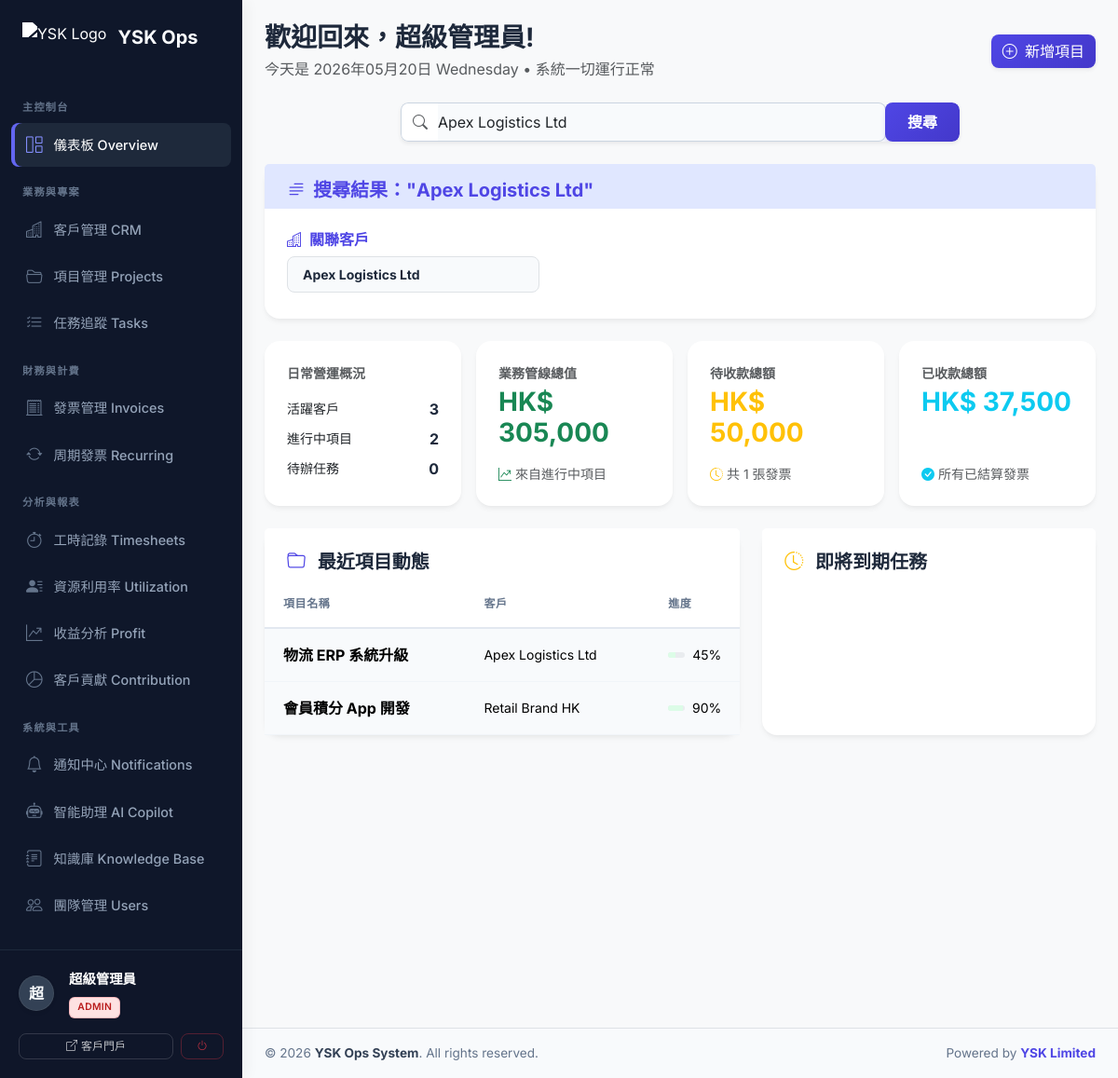
The app's page /index.php?global_search=Apex Logistics Ltd (signed in) with its own data.
### tables this page shows
CREATE TABLE clients (
    id INT AUTO_INCREMENT PRIMARY KEY,
    username VARCHAR(50) UNIQUE,
    password_hash VARCHAR(255),
    company_name VARCHAR(150) NOT NULL,
    contact_person VARCHAR(100),
    email VARCHAR(100),
    phone VARCHAR(20),
    address TEXT,
    notes TEXT,
    status ENUM('active', 'inactive', 'lead') DEFAULT 'active',
    created_at TIMESTAMP DEFAULT CURRENT_TIMESTAMP,
    updated_at TIMESTAMP DEFAULT CURRENT_TIMESTAMP ON UPDATE CURRENT_TIMESTAMP,
    FULLTEXT KEY ft_clients (company_name, contact_person, email, notes)
);

CREATE TABLE projects (
    id INT AUTO_INCREMENT PRIMARY KEY,
    client_id INT NOT NULL,
    title VARCHAR(200) NOT NULL,
    description TEXT,
    service_type ENUM('ai_automation', 'app_development', 'cloud_security', 'web3_blockchain', 'other') NOT NULL,
    status ENUM('planning', 'in_progress', 'review', 'completed', 'on_hold', 'cancelled') DEFAULT 'planning',
    start_date DATE,
    end_date DATE,
    budget DECIMAL(12,2) DEFAULT 0,
    progress_percent INT DEFAULT 0 CHECK (progress_percent BETWEEN 0 AND 100),
    assigned_pm_id INT,
    created_by INT,
    created_at TIMESTAMP DEFAULT CURRENT_TIMESTAMP,
    updated_at TIMESTAMP DEFAULT CURRENT_TIMESTAMP ON UPDATE CURRENT_TIMESTAMP,
    FOREIGN KEY (client_id) REFERENCES clients(id) ON DELETE CASCADE,
    FOREIGN KEY (assigned_pm_id) REFERENCES users(id) ON DELETE SET NULL,
    FOREIGN KEY (created_by) REFERENCES users(id) ON DELETE SET NULL,
    FULLTEXT KEY ft_projects (title, description)
);

### index.php (the view, shortened to what the rows shown need)
<?php
require_once 'includes/db.php';
require_once 'includes/auth.php';
$login_error = '';
$show_login = true;
if (is_logged_in()) {
    $show_login = false;
    $user = current_user();
    $global_search = trim($_GET['global_search'] ?? '');
    $global_results = [];
    if ($global_search) {
        $global_results['clients'] = db_fetch_all(
            "SELECT id, company_name, contact_person, email FROM clients
             WHERE company_name LIKE ? OR contact_person LIKE ? OR email LIKE ? LIMIT 5",
            ["%$global_search%", "%$global_search%", "%$global_search%"]
        );
        $global_results['projects'] = db_fetch_all(
            "SELECT p.id, p.title, p.status, c.company_name
             FROM projects p LEFT JOIN clients c ON p.client_id = c.id
             WHERE p.title LIKE ? OR p.description LIKE ? OR c.company_name LIKE ? LIMIT 5",
            ["%$global_search%", "%$global_search%", "%$global_search%"]
        );
        $global_results['invoices'] = db_fetch_all(
            "SELECT i.id, i.invoice_number, i.total_amount, i.status, c.company_name
             FROM invoices i LEFT JOIN clients c ON i.client_id = c.id
             WHERE i.invoice_number LIKE ? OR c.company_name LIKE ? LIMIT 5",
            ["%$global_search%", "%$global_search%"]
        );
    }
    $recent_projects = db_fetch_all("
        SELECT p.*, c.company_name FROM projects p JOIN clients c ON p.client_id = c.id ORDER BY p.updated_at DESC LIMIT 5
    ");
}
include 'includes/header.php';
?>
<?php if ($show_login): ?>
    <style>
        body {
            background: linear-gradient(135deg, #0f172a 0%, #1e1b4b 100%) !important;
            min-height: 100vh; display: flex !important; align-items: center !important; justify-content: center !important; padding: 20px;
        }
        .login-card { background: #ffffff; border-radius: 16px; box-shadow: 0 25px 50px -12px rgba(0,0,0,0.35); border: none; width: 100%; max-width: 440px; z-index: 10; }
        .login-input-group .input-group-text { background-color: #f8fafc; color: #94a3b8; }
        .login-form-control:focus { box-shadow: none; border-color: #6366f1; }
        .btn-indigo { background: linear-gradient(135deg, #4f46e5 0%, #6366f1 100%); color: white; border: none; padding: 12px; font-weight: 600; transition: 0.2s; }
        .btn-indigo:hover { background: linear-gradient(135deg, #3730a3 0%, #4f46e5 100%); color: white; box-shadow: 0 4px 12px rgba(79, 70, 229, 0.3); }
    </style>
    <div class="login-card shadow-lg my-auto">
        <div class="p-4 p-md-5">
            <div class="text-center mb-4">
                <img src="https://ysk.hk/logo.svg" alt="YSK Logo" style="height: 48px; width: auto; margin-bottom: 16px;">
                <h4 class="fw-bold" style="color: #1e293b;">YSK 業務運作系統</h4>
                <p class="text-muted small mb-0">內部核心管理與營運分析平台</p>
            </div>
            <?php if ($login_error): ?>
                <div class="alert alert-danger border-0 small py-2 shadow-sm"><i class="bi bi-exclamation-circle me-2"></i><?= htmlspecialchars($login_error) ?></div>
            <?php endif; ?>
            <form method="POST">
                <input type="hidden" name="login" value="1">
                <div class="mb-3">
                    <label class="form-label fw-semibold small mb-1" style="color: #475569;">使用者名稱</label>
                    <div class="input-group login-input-group">
                        <span class="input-group-text"><i class="bi bi-person"></i></span>
                        <input type="text" name="username" class="form-control login-form-control shadow-none border-start-0 ps-0" value="admin" required>
                    </div>
                </div>
                <div class="mb-4">
                    <label class="form-label fw-semibold small mb-1" style="color: #475569;">安全密碼</label>
                    <div class="input-group login-input-group">
                        <span class="input-group-text"><i class="bi bi-lock"></i></span>
                        <input type="password" name="password" class="form-control login-form-control shadow-none border-start-0 ps-0" value="admin123" required>
                    </div>
                    <div class="form-text mt-2" style="font-size: 0.75rem; color: #94a3b8;"><i class="bi bi-shield-lock me-1"></i>測試環境：admin / admin123</div>
                </div>
                <button type="submit" class="btn btn-indigo w-100 rounded-3 shadow-sm py-2">
                    安全登入 <i class="bi bi-arrow-right-short ms-1"></i>
                </button>
            </form>
        </div>
    </div>
<?php else: ?>
    <div class="d-flex align-items-stretch" style="min-height: 100vh; width: 100%;">
        <div class="flex-grow-1 d-flex flex-column" style="background-color: #f8f9fa; min-width: 0;">
            <div class="p-3 p-md-4 flex-grow-1">
                <div class="d-flex flex-column flex-md-row justify-content-between align-items-md-center mb-4 gap-3">
                    <div class="d-flex align-items-center">
                        <div>
                            <h1 class="h3 fw-bold mb-1" style="color: #1e293b;">歡迎回來，<?= htmlspecialchars(explode(' ', $user['full_name'] ?? 'Team')[0]) ?>!</h1>
                        </div>
                    </div>
                </div>
                <?php if ($global_search): ?>
                <div class="card mb-4 border-0 shadow-sm">
                    <div class="card-body p-4">
                        <div class="row g-3">
                            <?php if (!empty($global_results['clients'])): ?>
                            <div class="col-md-4">
                                <div class="list-group shadow-none">
                                    <?php foreach ($global_results['clients'] as $c): ?>
                                    <a href="clients.php?search=<?= urlencode($c['company_name'] ?? '') ?>" class="list-group-item list-group-item-action border rounded-3 mb-1">
                                        <div class="fw-bold text-slate-800 small"><?= htmlspecialchars($c['company_name'] ?? '') ?></div>
                                    </a>
                                    <?php endforeach; ?>
                                </div>
                            </div>
                            <?php endif; ?>
                        </div>
                    </div>
                </div>
                <?php endif; ?>
                <div class="row g-4">
                    <div class="col-xl-7">
                        <div class="card border-0 shadow-sm h-100">
                            <div class="card-body p-0">
                                <div class="table-responsive">
                                    <table class="table table-hover align-middle mb-0">
                                        <thead><tr><th class="ps-4">項目名稱</th><th>客戶</th><th>進度</th></tr></thead>
                                        <tbody>
                                            <?php foreach ($recent_projects as $p): ?>
                                            <tr>
                                                <td class="ps-4"><strong><?= htmlspecialchars($p['title'] ?? '') ?></strong></td>
                                                <td class="small"><?= htmlspecialchars($p['company_name'] ?? '') ?></td>
                                                <td>
                                                    <div class="d-flex align-items-center gap-2">
                                                        <div class="progress flex-grow-1" style="height: 6px;"><div class="progress-bar bg-success" style="width: <?= $p['progress_percent'] ?>%"></div></div>
                                                        <small><?= $p['progress_percent'] ?>%</small>
                                                    </div>
                                                </td>
                                            </tr>
                                            <?php endforeach; ?>
                                        </tbody>
                                    </table>
                                </div>
                            </div>
                        </div>
                    </div>
                </div>
            <?php endif; ?>
<?php include 'includes/footer.php'; ?>

### records on screen
clients: company_name "Apex Logistics Ltd"
projects: title "物流 ERP 系統升級", client.company_name "Apex Logistics Ltd", progress_percent "45"
projects: title "會員積分 App 開發", client.company_name "Retail Brand HK", progress_percent "90"

### other values on screen
$avatar_char "超"
$user_name "超級管理員"
$user_role "ADMIN"
explode(' ', $user['full_name'] ?? 'Team')[0] "超級管理員"
$global_search "Apex Logistics Ltd"
$stats['clients'] "3"
$stats['projects'] "2"
$stats['tasks_todo'] "0"
$stats['pipeline_value'] "305,000"
$stats['pending_revenue'] "50,000"
$stats['invoices_pending_count'] "1"
$stats['total_revenue'] "37,500"
